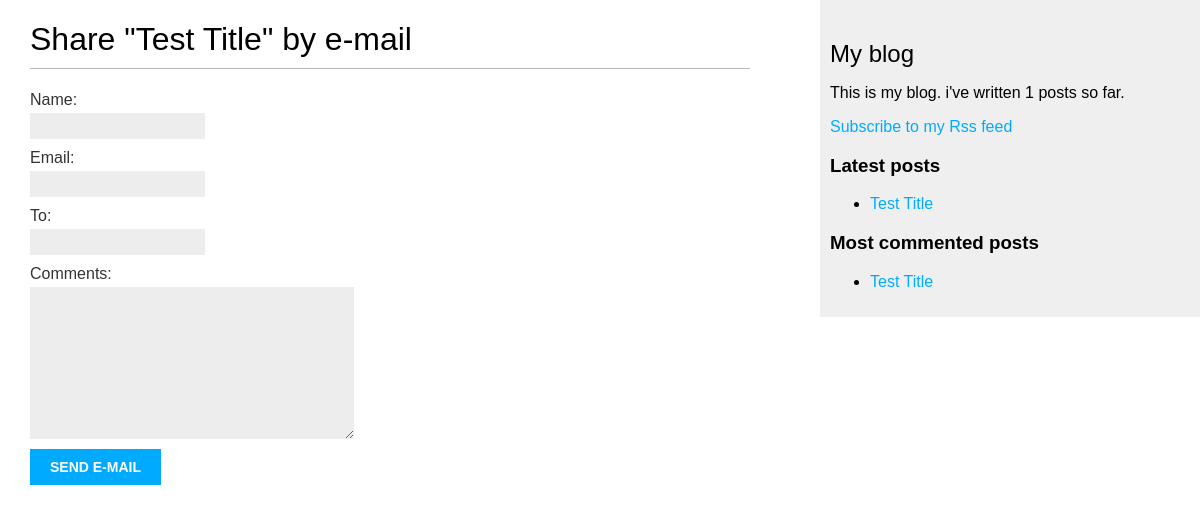
/blog/1/share/, run on an earlier commit of the app's database.
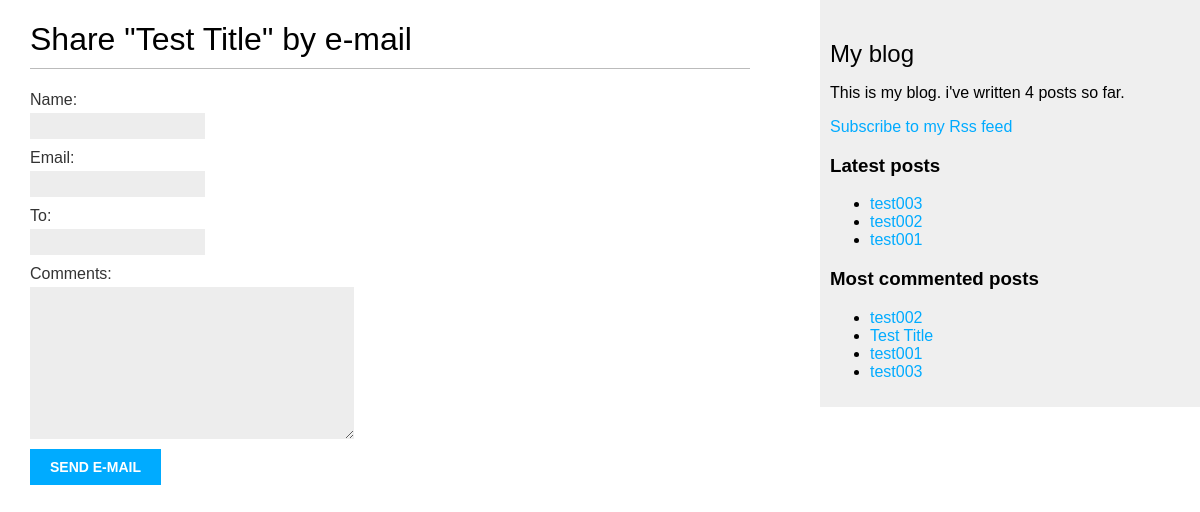
And on a later commit of the database.
### blog/models.py (models this page shows, shortened)
class Post(models.Model):
    class Status(models.TextChoices):
        DRAFT = 'DF', 'Draft'
        PUBLISHED = 'PB', 'Published'
    title = models.CharField(max_length=250)
    slug = models.SlugField(max_length=250, unique_for_date='publish')
    author = models.ForeignKey(User, on_delete=models.CASCADE, related_name='blog_posts')
    body = models.TextField()
    publish = models.DateTimeField(default=timezone.now)
    created = models.DateTimeField(auto_now_add=True)
    updated = models.DateTimeField(auto_now=True)
    status = models.CharField(max_length=2, choices=Status.choices, default=Status.DRAFT)
    objects = models.Manager()
    published = PublishedManager()
    tags = TaggableManager()
    class Meta:
        ordering = ['-publish']
        indexes = [
            models.Index(fields=['-publish']),
        ]
    def get_absolute_url(self):
        return reverse('blog:post_detail', args=[
            self.publish.year, self.publish.month, self.publish.day, self.slug
        ])

### blog/views.py (the view)
# urls.py: path('<int:post_id>/share/', views.post_share, name='post_share'),
def post_share(request, post_id):
    post = get_object_or_404(Post, id=post_id, status=Post.Status.PUBLISHED)
    sent = False
    if request.method == "POST":
        form = EmailPostForm(request.POST)
        if form.is_valid():
            cd = form.cleaned_data
            post_url = request.build_absolute_uri(post.get_absolute_url())
            subject = f"{cd['name']} recommends you read {post.title}"
            message = f"Read {post.title} at {post_url}\n\n{cd['name']}'s comments: {cd['comments']}"
            send_mail(subject, message, 'seungryeol156@gmail.com', [cd['name']])
            sent = True
    else:
        form = EmailPostForm()
    return render(request, 'blog/post/share.html', {
        'post': post,
        'form': form,
        'sent': sent
    })

### blog/form.py
class EmailPostForm(forms.Form):
    name = forms.CharField(max_length=25)
    email = forms.EmailField()
    to = forms.EmailField()
    comments = forms.CharField(
        required=False,
        widget=forms.Textarea)

### blog/models.py (called while the page is built)
    def get_queryset(self):
        return super().get_queryset().filter(status=Post.Status.PUBLISHED)

### blog/templatetags/blog_tags.py (called while the page is built)
@register.simple_tag
def total_posts():
    return Post.objects.count()

@register.inclusion_tag('blog/post/latest_posts.html')
def show_latest_posts(count=5):
    latest_posts = Post.published.order_by('-publish')[:count]
    return {'latest_posts': latest_posts}

@register.simple_tag
def get_most_commented_posts(count=5):
    return Post.published.annotate(
        total_comments=Count('comments')
    ).order_by('-total_comments')[:count]

### blog/templates/blog/post/share.html (shortened to what this page needs)
{% extends "blog/base.html" %}
{% block content %}
    {% if sent %}
        <h1>E-mail successfully sent</h1>
        <p>
            "{{ post.title }}" was successfully sent to {{ form.cleaned_data.to }}
        </p>
    {% else %}
        <h1>Share "{{ post.title }}" by e-mail</h1>
        <form method="post">
            {{ form.as_p }}
            <input type="submit" value="Send e-mail">
        </form>
   {% endif %}
{% endblock %}

### blog/templates/blog/base.html (shortened to what this page needs)
{% load blog_tags %}
{% load static %}
<!DOCTYPE html>
<html lang="en">
<head>
    <link href="{% static "css/blog.css" %}" rel="stylesheet">
</head>
<body>
    <div id="content">
        {% block content %}
        {% endblock %}
    </div>
    <div id="sidebar">
        <h2>My blog</h2>
        <p>This is my blog.
            i've written {% total_posts %} posts so far.
        </p>
        <p>
            <a href="{% url "blog:post_feed" %}">
                Subscribe to my Rss feed
            </a>
        </p>
        <h3>Latest posts</h3>
        {% show_latest_posts 3 %}
        <h3>Most commented posts</h3>
        {%  get_most_commented_posts as most_commented_posts %}
        <ul>
            {% for post in most_commented_posts %}
                <li>
                    <a href="{{ post.get_absolute_url }}">{{ post.title }}</a>
                </li>
            {% endfor %}
        </ul>
    </div>
</body>
</html>

### blog/templates/blog/post/latest_posts.html
<ul>
    {% for post in latest_posts %}
        <li>
            <a href="{{ post.get_absolute_url }}">{{ post.title }}</a>
        </li>
    {% endfor %}
</ul>

### blog/static/css/blog.css (style rules this page uses)
body { margin:0; padding:0; font-family:helvetica, sans-serif; }
a { color:#00abff; text-decoration:none; }
h1 { font-weight:normal; border-bottom:1px solid #bbb; padding:0 0 10px 0; }
h2 { font-weight:normal; margin:30px 0 0; }
#content { float:left; width:60%; padding:0 0 0 30px; }
#sidebar { float:right; width:30%; padding:10px; background:#efefef; height:100%; }
label { float:left; clear:both; color:#333; margin-bottom:4px; }
input, textarea { clear:both; float:left; margin:0 0 10px; background:#ededed; border:0; padding:6px 10px; font-size:12px; }
input[type=submit] { font-weight:bold; background:#00abff; color:#fff; padding:10px 20px; font-size:14px; text-transform:uppercase; }

What changed in the data, as far as the page shows it:
no longer on one of the page's lists (row unchanged): Post: title "Test Title"
added Post: title "test003"
added Post: title "test002"
added Post: title "test001"
Also different on the page:
text no longer shown: "1"
text now shown: "4"
